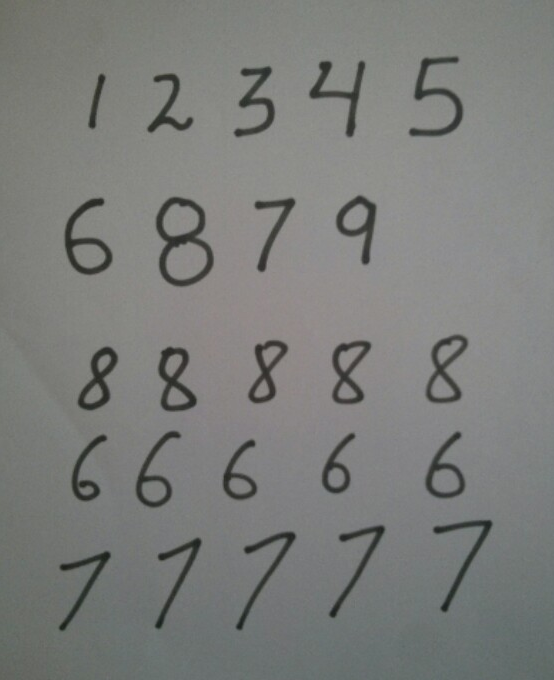
#> input picture cards/card2.png, 554 x 680 px
$ jupyter execute --allow-errors CharLevel_Seg_Inference.ipynb
#> lines starting #> are read from the running program, lines starting #| are printed output that depends on the picture; after the words box and inside, x2 and y2 are one past the last pixel; in counts of white or black regions, pixels touching at a corner belong together
### model.py
from torch.nn import Module # base class that contains full support for NN components  - layers, params, fwd/bwd pass etc.
from torch import nn # NN toolkit for loss fns optimizers etc.


class LeNet5(Module):  # Builds the model framework - by inheriting functions etc. from Module class
    def __init__(self):
        super(LeNet5, self).__init__()

        # conv1
        self.conv1 = nn.Conv2d(1, 6, 5) # (in_channel, filters, kernel_shape)
        self.relu1 = nn.ReLU()
        # maxpool1
        self.pool1 = nn.MaxPool2d(2) # (kernel_shape)

        # conv2
        self.conv2 = nn.Conv2d(6, 16, 5)
        self.relu2 = nn.ReLU()
        # maxpool2
        self.pool2 = nn.MaxPool2d(2)

        # conv3
        self.conv3 = nn.Conv2d(16, 120, 4)
        self.relu3 = nn.ReLU() # o/p is (120, 1, 1)

        # FCL
        self.fc1 = nn.Linear(120, 84) # passes the 120-d vector into fcl1 with 84 nodes
        self.relu4 = nn.ReLU()
        self.fc2 = nn.Linear(84, 10)

    # fwd prop
    # [13 lines left out: function forward, not called in this run]

### CharLevel_Seg_Inference.ipynb
[cell 1]
import cv2
import numpy as np
import copy
import matplotlib.pyplot as plt
import torch
from model import LeNet5

[cell 2]
# reading in the 'greyscale' image
img = cv2.imread("cards/card2.png")
#> img is the input picture: shape (680, 554, 3); mean B, G, R 122.1, 124.5, 123.2
img_disp = cv2.cvtColor(img, cv2.COLOR_BGR2RGB)
plt.imshow(img_disp)
plt.axis("off");

# grayscale conversion
img_gray = cv2.cvtColor(img, cv2.COLOR_BGR2GRAY)
plt.imshow(img_gray)
plt.axis('off');
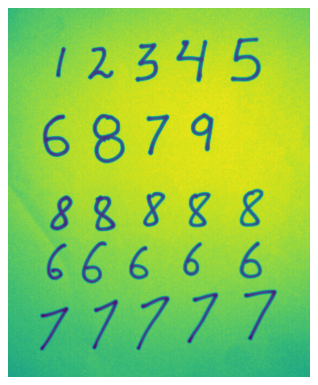
#> figure drawn by matplotlib, 1 panel

[cell 3]
# gaussian blurring
img_gauss_blurred = cv2.GaussianBlur(img_gray, (5, 5), 0) # 0: the gaussian stddev is automatically decided based on the kernel size
plt.imshow(img_gauss_blurred)
plt.axis("off");

# applying binary inverse thresholding
_, img_th = cv2.threshold(img_gauss_blurred, 90, 255, cv2.THRESH_BINARY_INV)
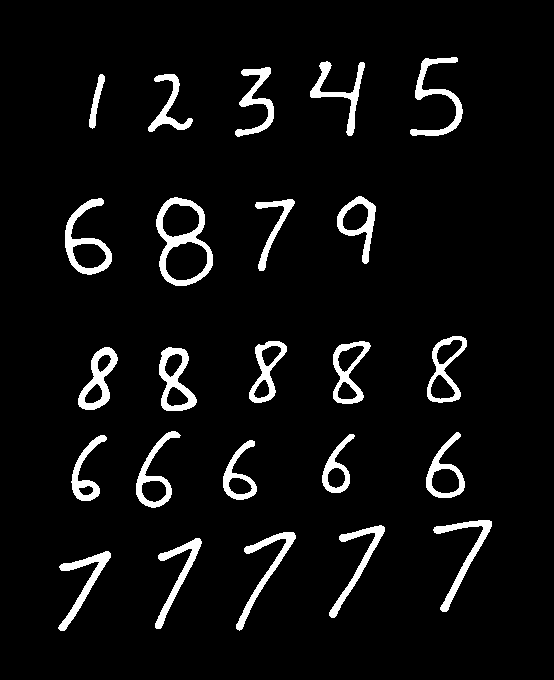
#> img_th: shape (680, 554); 5.7% white; 24 white regions
plt.imshow(img_th)
plt.axis('off');
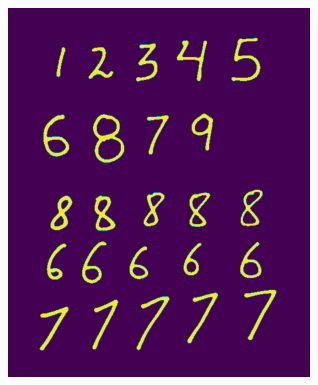
#> figure drawn by matplotlib, 1 panel

[cell 4]
# finding contours
ctrs, _ = cv2.findContours(img_th.copy(), cv2.RETR_EXTERNAL, cv2.CHAIN_APPROX_SIMPLE)
#> ctrs = 24 contours; largest, box (x1, y1, x2, y2) and area: (156, 197, 213, 286) 3632, (65, 198, 112, 275) 1645, (159, 347, 197, 411) 1524, (427, 336, 467, 403) 1496, (333, 341, 371, 404) 1391
# param1: pass as '.copy()' always as countour finding modifies the original image slightly
# RETR_EXTERNAL: focuses on the external boundary only where black ends and white begins (points where there is an initial sudden increase in slope)
# CHAIN_APPROX_SIMPLE: instead of storing every point on the boundary, it saves only the start and the end points of each stroke (enough for drawing bounding boxes)

#> (a cell that did not finish here is left out)

#> (a cell that did not finish here is left out)

[cell 7]
# drawing bounding boxes and extracting region of interest
rects = [cv2.boundingRect(ctr) for ctr in ctrs]
#> rects = 24 items, first 6: (58, 551, 53, 80), (155, 538, 47, 91), (236, 532, 60, 99), (329, 525, 56, 93), (433, 520, 59, 92), (223, 440, 34, 60)
rects = sorted(rects, key=lambda x: x[0])  # sort by x (horizontal position)
#> rects = 24 items, first 6: (58, 551, 53, 80), (65, 198, 47, 77), (71, 435, 36, 66), (78, 347, 40, 63), (89, 74, 16, 55), (136, 431, 45, 77)
output_img = img.copy()
decoded_digits = []

#> (the rest of this cell did not finish here and is left out)

$ run again, with cards/card4.png copied over cards/card2.png
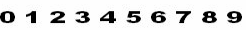
#> input picture cards/card4.png, 246 x 30 px
#> img is the input picture: shape (30, 246, 3); min 0, max 254, mean 219.1
#> `_, img_th = cv2.threshold(img_gauss_blurred, 90, 255, cv2.THRESH_BINAR..`:
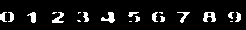
#> img_th: shape (30, 246); 9% white; 20 white regions (6 under 20 px)
#> `[cell 3] # gaussian blurring img_gauss_blurred = cv2.GaussianBlur(img_..`:
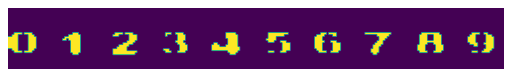
#> figure drawn by matplotlib, 1 panel
#> ctrs = 20 contours, 10 with area under 20; largest, box (x1, y1, x2, y2) and area: (203, 12, 216, 22) 70, (101, 12, 115, 23) 59, (52, 12, 64, 23) 42, (27, 12, 36, 23) 42, (177, 12, 190, 23) 30
#> `rects = [cv2.boundingRect(ctr) for ctr in ctrs]`: rects = 20 items, first 6: (230, 21, 3, 1), (129, 21, 3, 1), (77, 20, 4, 2), (160, 16, 5, 6), (135, 16, 5, 6), (235, 12, 6, 10)
#> `rects = sorted(rects, key=lambda x: x[0])`: rects = 20 items, first 6: (0, 12, 7, 10), (8, 12, 6, 10), (27, 12, 9, 11), (52, 12, 12, 11), (52, 12, 5, 2), (77, 20, 4, 2)

$ run again, with cards/card1.jpg saved as cards/card2.png
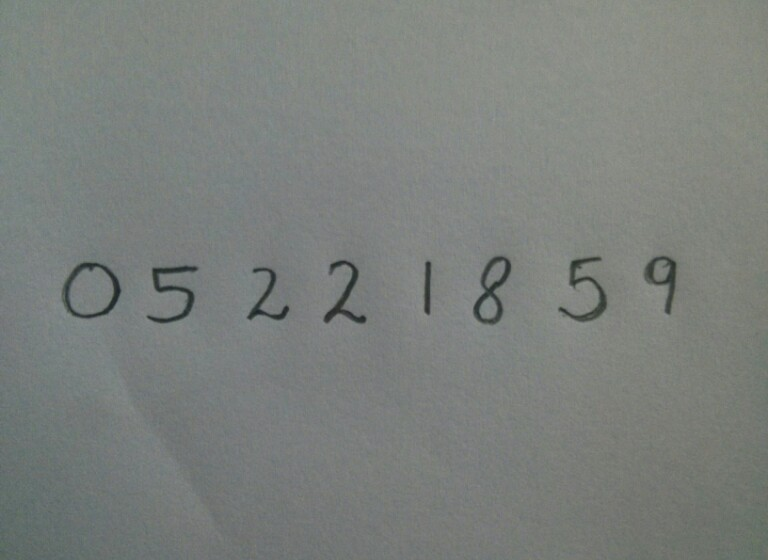
#> input picture cards/card1.jpg, 768 x 560 px
#> img is the input picture: shape (560, 768, 3); mean B, G, R 123.9, 127.4, 123
#> `_, img_th = cv2.threshold(img_gauss_blurred, 90, 255, cv2.THRESH_BINAR..`:
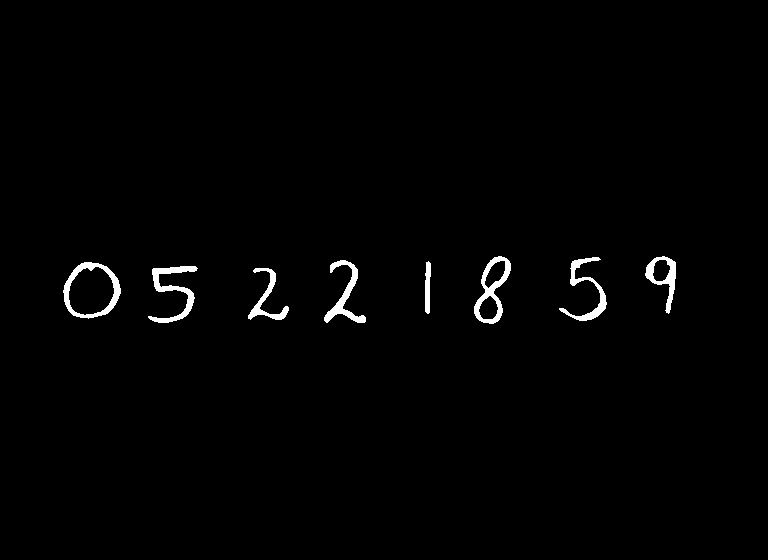
#> img_th: shape (560, 768); 1.2% white; 8 white regions
#> ctrs = 8 contours; box (x1, y1, x2, y2) and area: (63, 262, 121, 319) 2436, (474, 256, 511, 324) 1370, (645, 256, 676, 314) 795, (148, 266, 198, 323) 694, (324, 260, 366, 323) 620, (559, 257, 607, 321) 573, (248, 268, 289, 320) 444, (425, 261, 431, 314) 202
#> `rects = [cv2.boundingRect(ctr) for ctr in ctrs]`: rects = [(248, 268, 41, 52), (148, 266, 50, 57), (63, 262, 58, 57), (425, 261, 6, 53), (324, 260, 42, 63), (559, 257, 48, 64), (645, 256, 31, 58), (474, 256, 37, 68)]
#> `rects = sorted(rects, key=lambda x: x[0])`: rects = [(63, 262, 58, 57), (148, 266, 50, 57), (248, 268, 41, 52), (324, 260, 42, 63), (425, 261, 6, 53), (474, 256, 37, 68), (559, 257, 48, 64), (645, 256, 31, 58)]

$ run again, with cards/card3.jpg saved as cards/card2.png
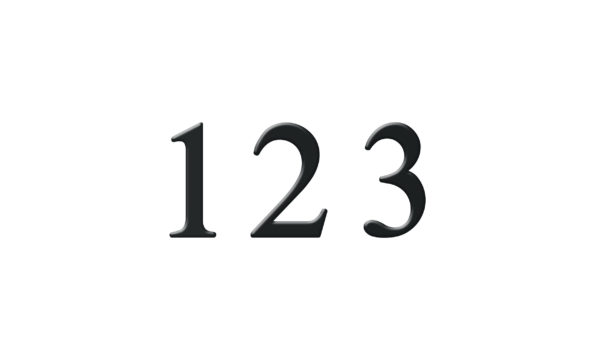
#> input picture cards/card3.jpg, 600 x 360 px
#> img is the input picture: shape (360, 600, 3); mean B, G, R 246.9, 246.8, 246.7
#> `_, img_th = cv2.threshold(img_gauss_blurred, 90, 255, cv2.THRESH_BINAR..`:
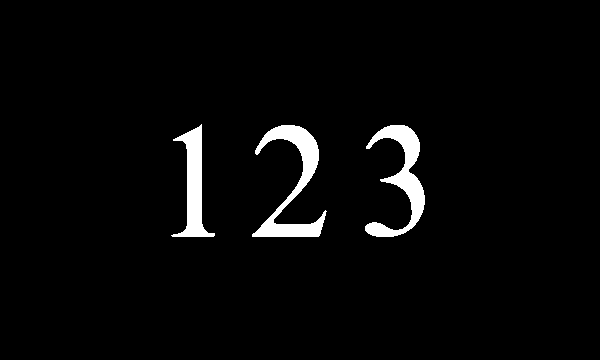
#> img_th: shape (360, 600); 3.2% white; 3 white regions
#> ctrs = 3 contours; box (x1, y1, x2, y2) and area: (252, 125, 327, 237) 2400, (365, 125, 425, 237) 2160, (171, 124, 215, 237) 1706
#> `rects = [cv2.boundingRect(ctr) for ctr in ctrs]`: rects = [(365, 125, 60, 112), (252, 125, 75, 112), (171, 124, 44, 113)]
#> `rects = sorted(rects, key=lambda x: x[0])`: rects = [(171, 124, 44, 113), (252, 125, 75, 112), (365, 125, 60, 112)]
